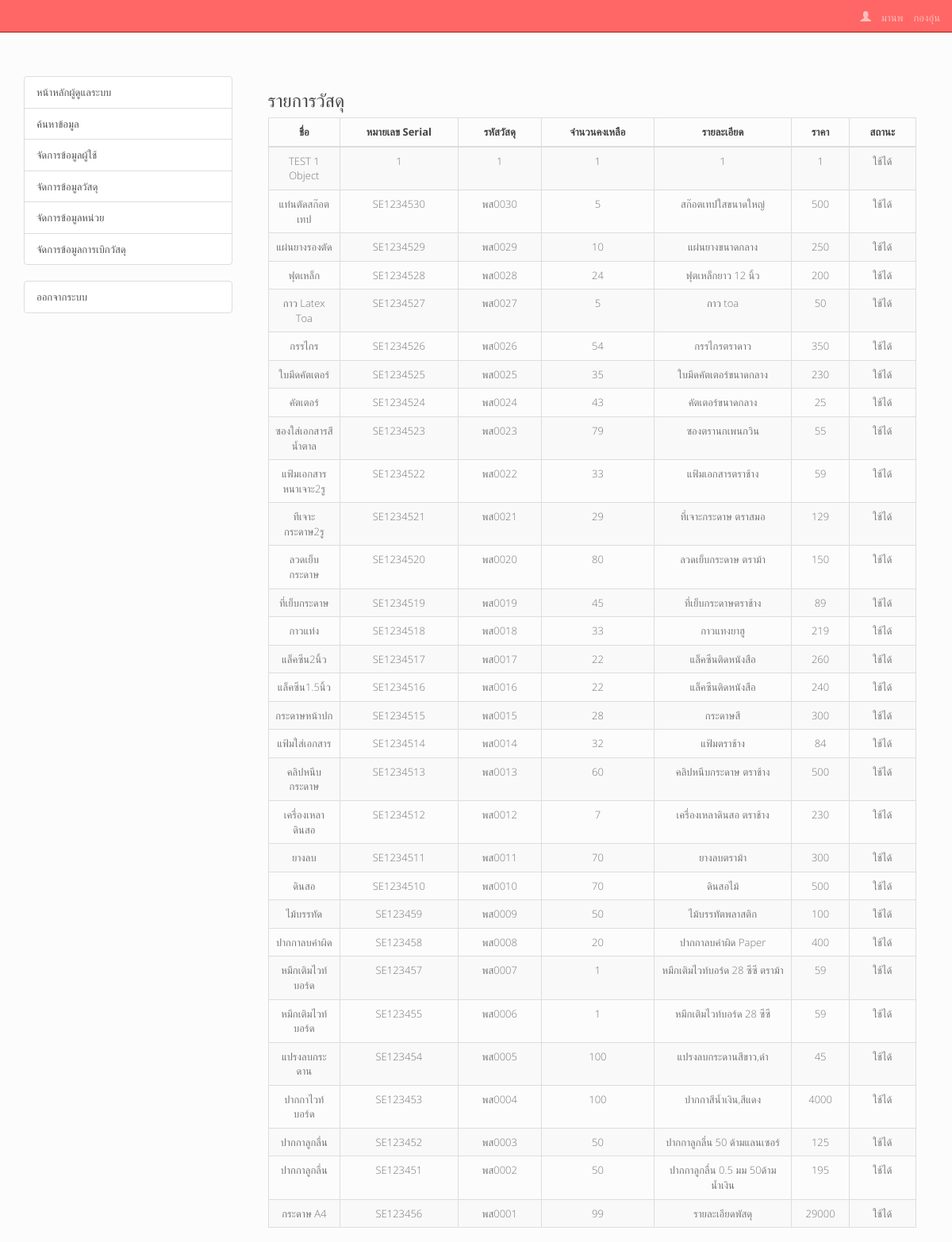
/uesr_item.php (signed in), run on the app's committed database.
### tables this page shows
CREATE TABLE IF NOT EXISTS `item` (
  `id` int(4) NOT NULL AUTO_INCREMENT,
  `name` varchar(100) NOT NULL,
  `major_id` int(11) NOT NULL,
  `unit_id` int(11) NOT NULL COMMENT 'หน่วย',
  `serial_no` varchar(45) DEFAULT NULL COMMENT 'หมายเลข Serial',
  `item_code` varchar(45) DEFAULT NULL,
  `in_stock` int(11) NOT NULL COMMENT 'จำนวนคงเหลือ',
  `item_detail` text COMMENT 'รายละเอียด',
  `price` double NOT NULL,
  `item_status` enum('ใช้ได้','ใช้ไม่ได้','ยังไม่ตรวจรับ') NOT NULL DEFAULT 'ใช้ได้' COMMENT 'สถานะ',
  PRIMARY KEY (`id`),
  KEY `fk_item_unit1_idx` (`unit_id`)
);

### uesr_item.php (the view, shortened to what this page needs)
<?php
include 'html_head.php';
include 'dbcon.php';
$sql = "SELECT * FROM item WHERE major_id='".$_SESSION['user']['major_id']."'ORDER BY id DESC";
$result = $con->prepare($sql);
$result->execute();
?>
<div class="col-md-12">
<h3>รายการวัสดุ</h3>
<div class="table-responsive">
<table width="592" class="table table-bordered table-hover table-striped">
    <thead>
        <tr>
    		<th width="26"><center>ชื่อ</center></th>
			<th width="111"><center>หมายเลข Serial</center></th>
			<th width="79"><center>รหัสวัสดุ</center></th>
			<th width="106"><center>จำนวนคงเหลือ</center></th>
			<th width="130"><center>รายละเอียด</center></th>
			<th width="45"><center>ราคา</center></th>
			<th width="63"><center>สถานะ</center></th>
        </tr>
    </thead>
    <tbody>
    <?php while($rs=$result->fetch()){?>
        <tr>
    		<td align="center"><?php echo $rs['name'];?></td>
			<td align="center"><?php echo $rs['serial_no'];?></td>
			<td align="center"><?php echo $rs['item_code'];?></td>
			<td align="center"><?php echo $rs['in_stock'];?></td>
			<td align="center"><?php echo $rs['item_detail'];?></td>
			<td align="center"><?php echo $rs['price'];?></td>
			<td align="center"><?php echo $rs['item_status'];?></td>
        </tr>
    <?php }?>
    </tbody>
</table>
</div>
</div>
</div>

### assets/css/style.css (style rules this page uses)
html { position: relative; min-height: 100%; }
body { padding-top: 8%; margin-bottom: AUTO; }

### data on the page
item: name "TEST 1 Object", serial_no "1", item_code "1", in_stock "1", item_detail "1", price "1", item_status "ใช้ได้"
item: name "แท่นตัดสก๊อตเทป", serial_no "SE1234530", item_code "พส0030", in_stock "5", item_detail "สก๊อตเทปใสขนาดใหญ่", price "500", item_status "ใช้ได้"
item: name "แผ่นยางรองตัด", serial_no "SE1234529", item_code "พส0029", in_stock "10", item_detail "แผ่นยางขนาดกลาง", price "250", item_status "ใช้ได้"
item: name "ฟุตเหล็ก", serial_no "SE1234528", item_code "พส0028", in_stock "24", item_detail "ฟุตเหล็กยาว 12 นิ้ว", price "200", item_status "ใช้ได้"
item: name "กาว Latex Toa", serial_no "SE1234527", item_code "พส0027", in_stock "5", item_detail "กาว toa", price "50", item_status "ใช้ได้"
item: name "กรรไกร", serial_no "SE1234526", item_code "พส0026", in_stock "54", item_detail "กรรไกรตราดาว", price "350", item_status "ใช้ได้"
item: name "ใบมีดคัตเตอร์", serial_no "SE1234525", item_code "พส0025", in_stock "35", item_detail "ใบมีดคัตเตอร์ขนาดกลาง", price "230", item_status "ใช้ได้"
item: name "คัตเตอร์", serial_no "SE1234524", item_code "พส0024", in_stock "43", item_detail "คัตเตอร์ขนาดกลาง", price "25", item_status "ใช้ได้"
item: name "ซองใส่เอกสารสีน้ำตาล", serial_no "SE1234523", item_code "พส0023", in_stock "79", item_detail "ซองตรานกเพนกวิน", price "55", item_status "ใช้ได้"
item: name "แฟ้มเอกสารหนาเจาะ2รู", serial_no "SE1234522", item_code "พส0022", in_stock "33", item_detail "แฟ้มเอกสารตราช้าง", price "59", item_status "ใช้ได้"
item: name "ทีเจาะกระดาษ2รู", serial_no "SE1234521", item_code "พส0021", in_stock "29", item_detail "ที่เจาะกระดาษ ตราสมอ", price "129", item_status "ใช้ได้"
item: name "ลวดเย็บกระดาษ", serial_no "SE1234520", item_code "พส0020", in_stock "80", item_detail "ลวดเย็บกระดาษ ตราม้า", price "150", item_status "ใช้ได้"
item: name "ที่เย็บกระดาษ", serial_no "SE1234519", item_code "พส0019", in_stock "45", item_detail "ที่เย็บกระดาษตราช้าง", price "89", item_status "ใช้ได้"
item: name "กาวแท่ง", serial_no "SE1234518", item_code "พส0018", in_stock "33", item_detail "กาวแทงยาฮู", price "219", item_status "ใช้ได้"
item: name "แล็คซีน2นิ้ว", serial_no "SE1234517", item_code "พส0017", in_stock "22", item_detail "แล็คซีนติดหนังสือ", price "260", item_status "ใช้ได้"
item: name "แล็คซีน1.5นิ้ว", serial_no "SE1234516", item_code "พส0016", in_stock "22", item_detail "แล็คซีนติดหนังสือ", price "240", item_status "ใช้ได้"
item: name "กระดาษหน้าปก", serial_no "SE1234515", item_code "พส0015", in_stock "28", item_detail "กระดาษสี", price "300", item_status "ใช้ได้"
item: name "แฟ้มใส่เอกสาร", serial_no "SE1234514", item_code "พส0014", in_stock "32", item_detail "แฟ้มตราช้าง", price "84", item_status "ใช้ได้"
item: name "คลิปหนีบกระดาษ", serial_no "SE1234513", item_code "พส0013", in_stock "60", item_detail "คลิปหนีบกระดาษ ตราช้าง", price "500", item_status "ใช้ได้"
item: name "เครื่องเหลาดินสอ", serial_no "SE1234512", item_code "พส0012", in_stock "7", item_detail "เครื่องเหลาดินสอ ตราช้าง", price "230", item_status "ใช้ได้"
item: name "ยางลบ", serial_no "SE1234511", item_code "พส0011", in_stock "70", item_detail "ยางลบตราม้า", price "300", item_status "ใช้ได้"
item: name "ดินสอ", serial_no "SE1234510", item_code "พส0010", in_stock "70", item_detail "ดินสอไม้", price "500", item_status "ใช้ได้"
item: name "ไม้บรรทัด", serial_no "SE123459", item_code "พส0009", in_stock "50", item_detail "ไม้บรรทัตพลาสติก", price "100", item_status "ใช้ได้"
item: name "ปากกาลบคำผิด", serial_no "SE123458", item_code "พส0008", in_stock "20", item_detail "ปากกาลบคำผิด Paper", price "400", item_status "ใช้ได้"
item: name "หมึกเติมไวท์บอร์ด", serial_no "SE123457", item_code "พส0007", in_stock "1", item_detail "หมึกเติมไวท์บอร์ด 28 ซีซี ตราม้า", price "59", item_status "ใช้ได้"
item: name "หมึกเติมไวท์บอร์ด", serial_no "SE123455", item_code "พส0006", in_stock "1", item_detail "หมึกเติมไวท์บอร์ด 28 ซีซี", price "59", item_status "ใช้ได้"
item: name "แปรงลบกระดาน", serial_no "SE123454", item_code "พส0005", in_stock "100", item_detail "แปรงลบกระดานสีขาว,ดำ", price "45", item_status "ใช้ได้"
item: name "ปากกาไวท์บอร์ด", serial_no "SE123453", item_code "พส0004", in_stock "100", item_detail "ปากกาสีน้ำเงิน,สีแดง", price "4000", item_status "ใช้ได้"
item: name "ปากกาลูกลื่น", serial_no "SE123452", item_code "พส0003", in_stock "50", item_detail "ปากกาลูกลื่น 50 ด้ามแลนเซอร์", price "125", item_status "ใช้ได้"
item: name "ปากกาลูกลื่น", serial_no "SE123451", item_code "พส0002", in_stock "50", item_detail "ปากกาลูกลื่น 0.5 มม 50ด้าม น้ำเงิน", price "195", item_status "ใช้ได้"
item: name "กระดาษ A4", serial_no "SE123456", item_code "พส0001", in_stock "99", item_detail "รายละเอียดพัสดุ", price "29000", item_status "ใช้ได้"

### other printed values
$_SESSION['user']['firstname'] "มานพ"
$_SESSION['user']['lastname'] "กองอุ่น"
